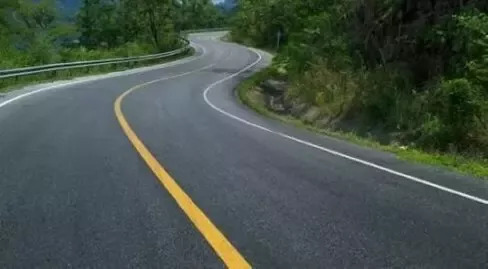
#> input picture Road.jpeg, 488 x 269 px
$ python line_det.py
#> lines starting #> are read from the running program, lines starting #| are printed output that depends on the picture; after the words box and inside, x2 and y2 are one past the last pixel; in counts of white or black regions, pixels touching at a corner belong together
import cv2
import numpy as np

image = cv2.imread('Road.jpeg')
#> image is the input picture: shape (269, 488, 3); mean B, G, R 73, 81, 69.4
gray = cv2.cvtColor(image, cv2.COLOR_BGR2GRAY)
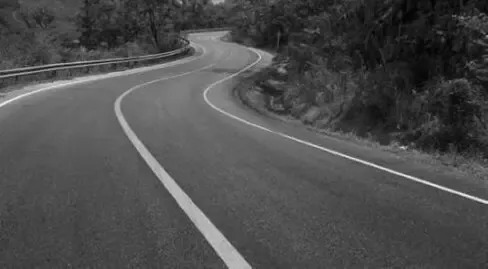
#> gray: shape (269, 488); min 1, max 244, mean 76.6
blurred = cv2.GaussianBlur(gray, (5, 5), 0)
edges = cv2.Canny(blurred, 50, 150)
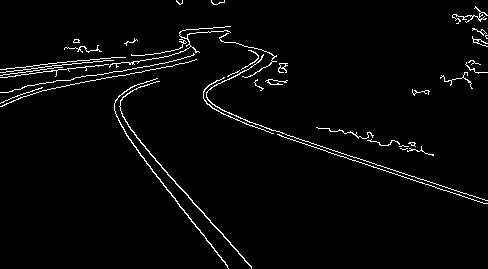
#> edges: shape (269, 488); 2.8% white in thin lines or dots
lines = cv2.HoughLinesP(edges, 1, np.pi/180, threshold=100, minLineLength=100, maxLineGap=10)
#> lines = [[264, 127, 487, 200], [271, 133, 487, 203], [138, 152, 228, 268], [161, 167, 251, 267], [140, 142, 251, 266], [6, 68, 118, 57], [1, 72, 106, 60], [36, 72, 145, 60]]

line_image = image.copy()
for line in lines:
    x1, y1, x2, y2 = line[0]
    cv2.line(line_image, (x1, y1), (x2, y2), (0, 255, 0), 2)
#> this loop made 8 passes
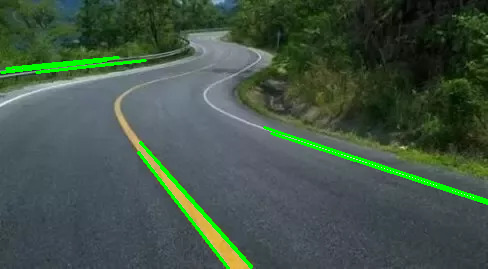
#> line_image: shape (269, 488, 3); 2.56% of pixels changed, all inside (x1, y1, x2, y2) = (0, 56, 488, 269)

cv2.imwrite('lines_detected.jpg', line_image)
cv2.imshow('Original Image', image)
cv2.imshow('Detection', line_image)
cv2.waitKey(0)
cv2.destroyAllWindows()
